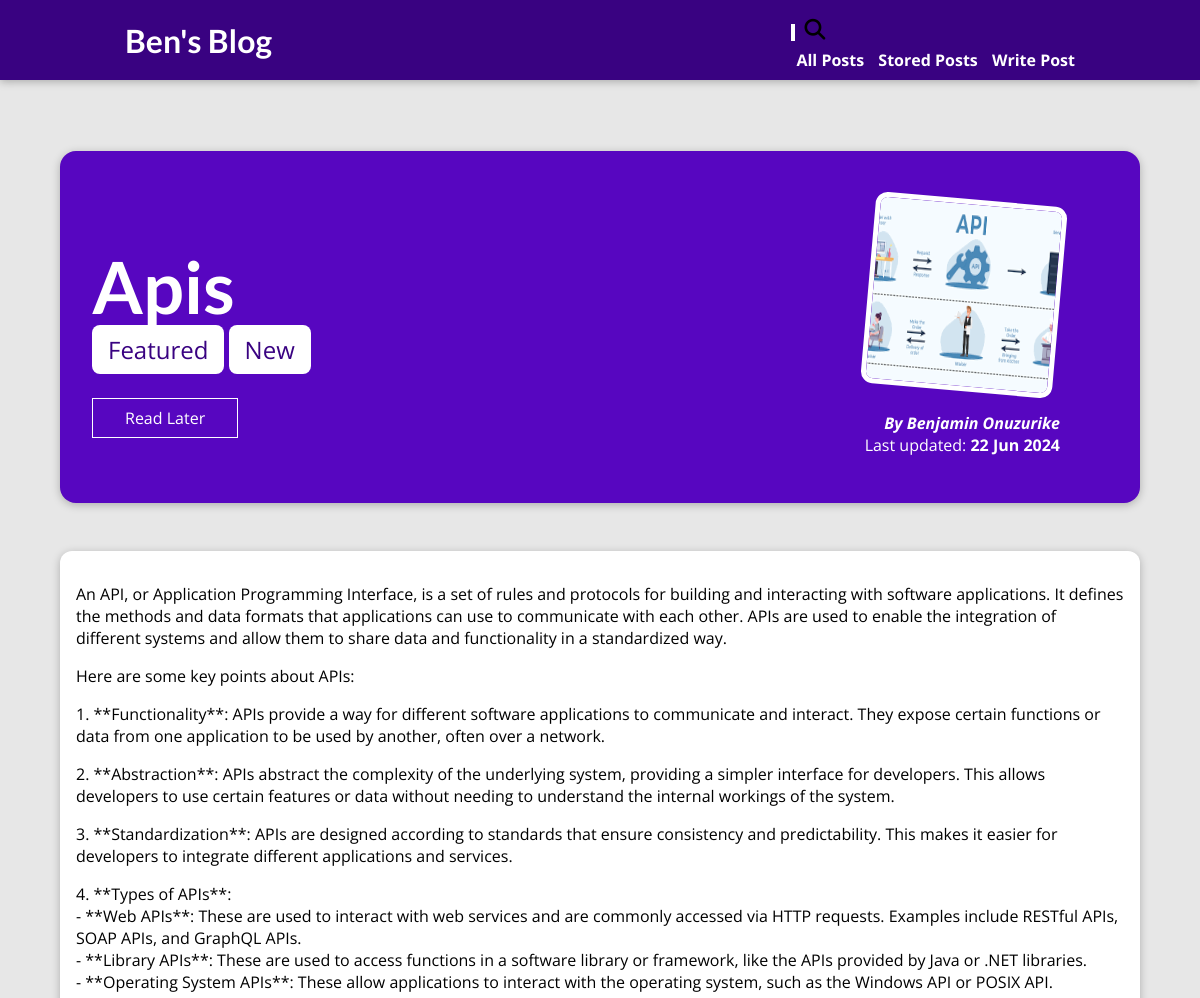
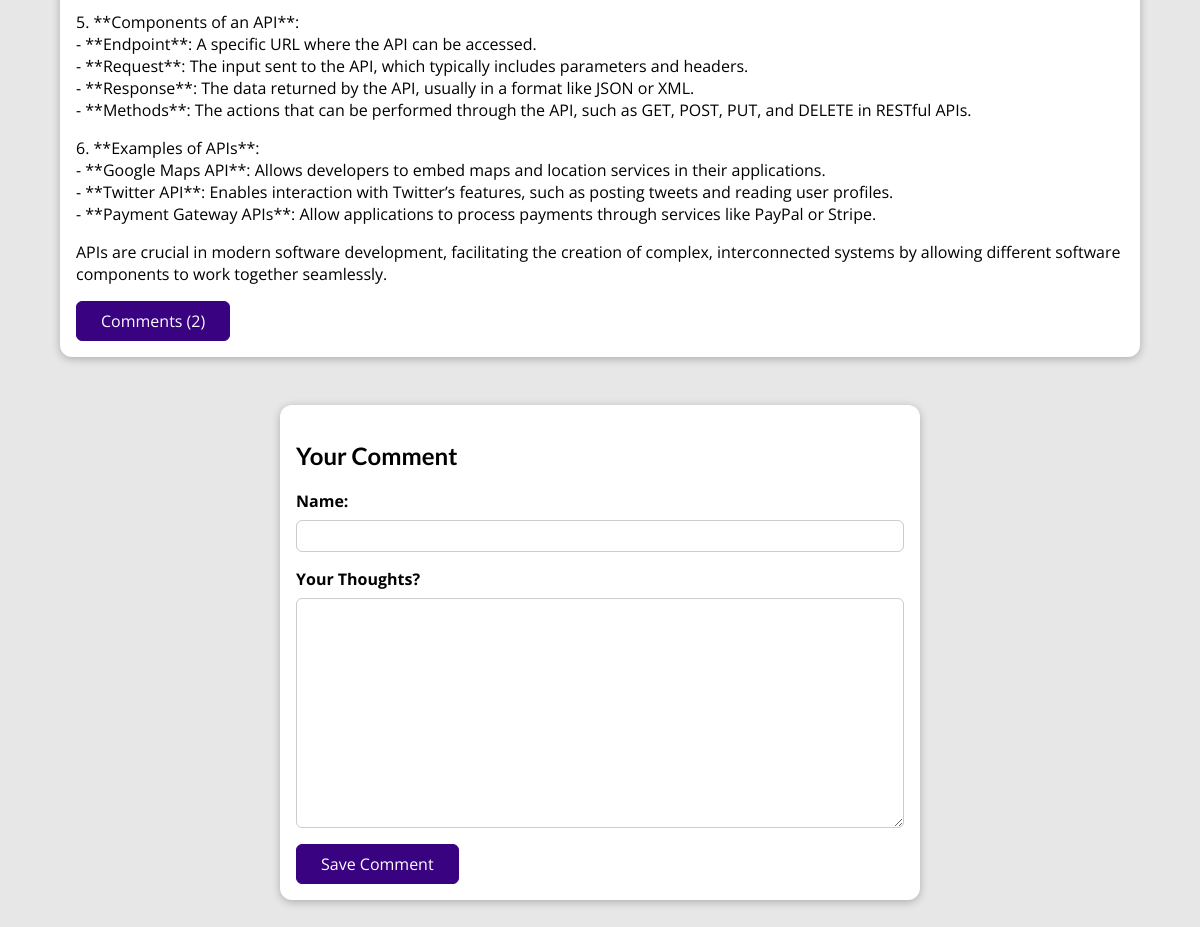
/posts/apis/, run on the app's committed database (2 pictures, top to bottom).
### blog/models.py (models this page shows, shortened)
class Post(models.Model):
    title = models.CharField(max_length=200)
    image_name = models.ImageField(upload_to='posts', null=True) # upload_to is the directory where the image will be saved, upload_to will handle file uploads
    excerpt = models.CharField(validators=[MinLengthValidator(50)], max_length=200)
    content = models.TextField(validators=[MinLengthValidator(50)])
    date = models.DateField(auto_now=True)
    slug = models.SlugField(max_length=200, unique=True, blank=True, null=False)
    author = models.ForeignKey(Author, on_delete=models.SET_NULL, null=True, related_name='posts') # one author can have many posts
    tag = models.ManyToManyField(Tag, related_name='tags') # one post can have many tags

class Tag(models.Model):
    caption = models.CharField(max_length=50)

class Author(models.Model):
    first_name = models.CharField(max_length=100)
    last_name = models.CharField(max_length=100)
    email = models.EmailField() # check documentation for more validation options
    def full_name(self):
        return f'{self.first_name} {self.last_name}'
    def __str__(self):
        return self.full_name()

### blog/views.py (the view)
# urls.py: path('posts/<slug:slug>/', views.PostDetailView.as_view(), name='post_detail_page'),
class PostDetailView(View):
    model = Post
    template_name = 'blog/post-detail.html'
    context_object_name = 'post'
    def is_stored_post(self, request, post_id):
        stored_post = request.session.get('stored_posts')
        if stored_post is not None:
            is_saved_for_later = post_id in stored_post
        else:
            is_saved_for_later = False
        return is_saved_for_later
    def get(self, request, slug):
        identified_post = Post.objects.get(slug=slug)
        comments = Comment.objects.filter(post=identified_post)
        is_saved_for_later = self.is_stored_post(request, identified_post.id)
        context = {
            'post': identified_post,
            'comments': comments,
            'comment_form': CommentForm(),
            'post_tags': identified_post.tag.all(),
            'count' : comments.count(),
            'is_saved_for_later': is_saved_for_later
        }
        return render(request, self.template_name, context)
    def post(self, request, slug):
        '''Once the form is submitted, it will run this method and the slug will be part of the url. It's specified in the action attribute of the form in the template. '''
        commentForm = CommentForm(request.POST)
        identified_post = Post.objects.get(slug=slug)
        if commentForm.is_valid():
            comment = commentForm.save(commit=False) # We create a new object without saving it to the database
            comment.post = identified_post
            commentForm.save() # It's a model form, so it saves the data to the database. You don't have to create a new object.
            return HttpResponseRedirect(reverse('post_detail_page', args=[slug]))
        comments = Comment.objects.filter(post=identified_post).order_by('-date')
        is_saved_for_later = self.is_stored_post(request, identified_post.id)
        context = {
            'post': identified_post,
            'comments': comments,
            'comment_form': commentForm, # It will display the form with the errors
            'post_tags': identified_post.tag.all(),
            'count' : comments.count(),
            'is_saved_for_later': is_saved_for_later
        }
        return render(request, self.template_name, context)

### blog/forms.py
class CommentForm(forms.ModelForm):
    class Meta:
        model = Comment
        exclude = ['post']
        labels = {'user_name' : 'Your Name', 'body': 'Your Thoughts?'}

### blog/templates/blog/post-detail.html (shortened to what this page needs)
{% extends 'base.html' %}
{% load static %}
{% block css_files %}
    <link rel="stylesheet" href="{% static 'blog/post-detail.css' %}">
{% endblock %}
{% block content %}
    <button id="edit-btn"> Edit Post </button>
    <section id="summary">
        <h2>{{ post.title|title }}</h2>
        <div>
            {% for tag in post_tags %}
                <span class="tags">{{ tag.caption }}</span>
            {% endfor %}
        </div>
        <div id="read-later">
            <form action="/read_later/" method="POST">
                <button>
                    {% if is_saved_for_later %}
                        Remove from "Read Later" List
                    {% else %}
                        Read Later
                    {% endif %}
                </button>
            </form>
        </div>
        <article>
            <img src="{{ post.image_name.url }}" alt="{{ post.title }}">
            <address>
                By <a href="mailto:{{ post.author.email }}">{{ post.author }}</a>
            </address>
            <div>
                Last updated: <time>{{ post.date|date:"d M Y" }}</time>
            </div>
        </article>
    </section>
    <main>
        <p>{{ post.content|linebreaks }}</p>
        <div id="comment-btn">
            <button>Comments ({{ count }})</button>
        </div>
    </main>
    <section id="comment-form">
        <h2>Your Comment</h2>
        <form action="{% url 'post_detail_page' post.slug %}" method="POST" >
            {% for form_field in comment_form %}
                <div class="form-control {% if form_field.errors %} invalid {% endif %}">
                    {{ form_field.label_tag }}
                    {{ form_field }}
                </div>
            {% endfor %}
            <button>Save Comment</button>
        </form>
    </section>
{% endblock content %}

### static/styles.css (style rules this page uses)
* { box-sizing: border-box; }
html { font-family: 'Open Sans', 'Lato', sans-serif; }
body { margin: 0; }
h1, h2, h3 { font-family: 'Lato', sans-serif; font-weight: bold; }

### blog/static/blog/post-detail.css (style rules this page uses)
body { background-color: #e7e7e7; }
#summary { margin: 8rem auto 3rem auto; padding: 2rem; width: 90%; max-width: 90rem; border-radius: 16px; background-color: #5706c0; position: relative; box-shadow: 0 2px 8px rgba(0, 0, 0, 0.25); height: 22rem; }
#summary h2 { color: white; font-size: 4.5rem; margin-bottom: 0.25rem; }
.tags { background-color: white; color : #390281; font-size: 1.5rem; border-radius: 8px; padding: 0.5rem 1rem; }
#summary article { position: absolute; top: 2rem; right: 3rem; padding: 1rem 2rem; border-radius: 12px; text-align: right; color: white; }
#summary article img { width: 12rem; height: 12rem; border-radius: 12px; transform: rotateZ(5deg); border: 5px solid white; margin-bottom: 1rem; }
#summary address { font-weight: bold; }
#summary a { color : white; text-decoration: none; }
#summary time { font-weight: bold; }
main { width: 90%; max-width: 90rem; margin: 3rem auto; background-color: white; padding: 1rem; border-radius: 12px; box-shadow: 0 2px 8px rgba(0, 0, 0, 0.25); }
#comment-form { margin: 3rem auto; width: 90%; max-width: 40rem; border-radius: 12px; background-color: white; box-shadow: 0 2px 8px rgba(0, 0, 0, 0.25); padding: 1rem; }
#comment-form button, #comment-btn button, #close-comment { font: inherit; background-color: #390281; color: white; border: 1px solid #390281; padding: 0.5rem 1.5rem; border-radius: 6px; cursor: pointer; }
.form-control { margin-bottom: 1rem; }
.form-control label { font-weight: bold; margin-bottom: 0.5rem; display: block; }
.form-control input, .form-control textarea { display: block; width: 100%; font: inherit; padding: 0.25rem; border-radius: 6px; border: 1px solid #ccc; }
#read-later { margin: 2rem 0; }
#read-later button { background-color: transparent; border: 1px solid white; padding: 0.5rem 2rem; font: inherit; color: white; cursor: pointer; }

### data on the page
Post: title "Apis", image_name (picture), author "Benjamin Onuzurike", date "22 Jun 2024", content "An API, or Application Programming Interface, is a set of rules and protocols for building and interacting with software applications. It defines the methods and data formats that applications can use to communicate with each other. APIs are used to enable the integration of different systems and allow them to share data and functionality in a standardized way. Here are some key points about APIs: 1. **Functionality**: APIs provide a way for different software applications to communicate and interact. They expose certain functions or data from one application to be used by another, often over a network. 2. **Abstraction**: APIs abstract the complexity of the underlying system, providing a…"
Tag: caption "Featured"
Tag: caption "New"

### other printed values
{{ count }} "2"
